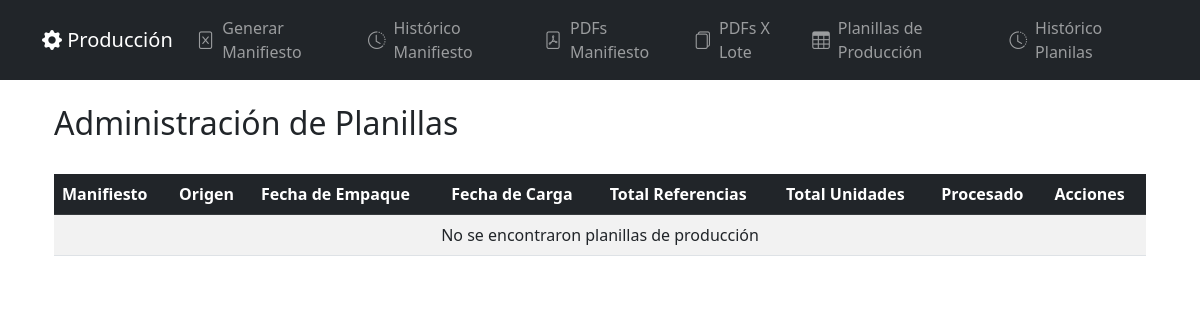
The page /production/admin/list/ on the database as committed earlier.
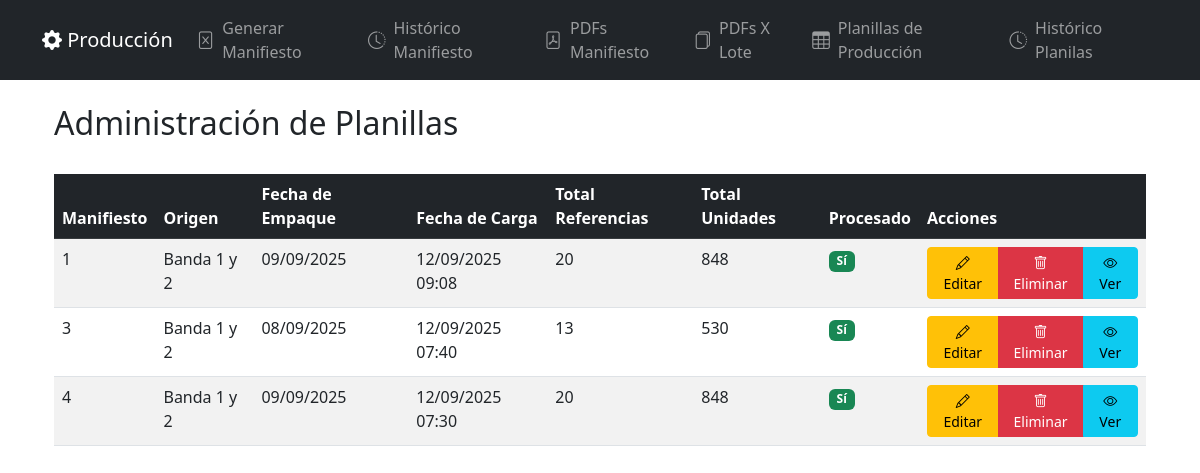
The same page on the database as committed later.
### production_sheets/models.py (models this page shows, shortened)
class ProductionSheet(models.Model):
    ORIGIN_CHOICES = [
        ('BANDA_1_2', 'Banda 1 y 2'),
        ('BANDA_4', 'Banda 4'),
    ]
    excel_file = models.FileField(
        upload_to='production_sheets/',
        validators=[FileExtensionValidator(allowed_extensions=['xlsx'])]
    )
    origin = models.CharField(max_length=10, choices=ORIGIN_CHOICES)
    manifest_number = models.CharField(max_length=100)
    packing_date = models.DateField()
    upload_date = models.DateTimeField(auto_now_add=True)
    processed = models.BooleanField(default=False)
    class Meta:
        constraints = []

### production_sheets/admin_views.py (the view)
# urls.py: path('admin/list/', admin_views.AdminListView.as_view(), name='admin_list'),
class AdminListView(AdminViewMixin, ListView):
    template_name = 'production_sheets/admin/list.html'
    context_object_name = 'sheets'
    def get_queryset(self):
        queryset = ProductionSheet.objects.annotate(
            total_refs=Count('productiondetail__ref', distinct=True),
            total_units=Sum('productiondetail__quantity')
        ).order_by('-upload_date')
        return queryset

### production_sheets/admin_views.py (called while the page is built)
    def test_func(self):
        return True

### production_sheets/templates/production_sheets/admin/list.html (shortened to what this page needs)
{% extends 'excel_processor/base.html' %}
{% load static %}
{% block content %}
<div class="container mt-4">
    <div class="d-flex justify-content-between align-items-center mb-4">
        <h2>Administración de Planillas</h2>
    </div>
    <div class="table-responsive">
        <table class="table table-striped table-hover">
            <thead class="table-dark">
                <tr>
                    <th>Manifiesto</th>
                    <th>Origen</th>
                    <th>Fecha de Empaque</th>
                    <th>Fecha de Carga</th>
                    <th>Total Referencias</th>
                    <th>Total Unidades</th>
                    <th>Procesado</th>
                    <th>Acciones</th>
                </tr>
            </thead>
            <tbody>
                {% for sheet in sheets %}
                <tr>
                    <td>{{ sheet.manifest_number }}</td>
                    <td>{{ sheet.get_origin_display }}</td>
                    <td>{{ sheet.packing_date|date:"d/m/Y" }}</td>
                    <td>{{ sheet.upload_date|date:"d/m/Y H:i" }}</td>
                    <td>{{ sheet.total_refs }}</td>
                    <td>{{ sheet.total_units }}</td>
                    <td>
                        {% if sheet.processed %}
                        <span class="badge bg-success">Sí</span>
                        {% else %}
                        <span class="badge bg-warning">No</span>
                        {% endif %}
                    </td>
                    <td>
                        <div class="btn-group" role="group">
                            <a href="{% url 'production_sheets:admin_edit' pk=sheet.pk %}" class="btn btn-warning btn-sm">
                                <i class="bi bi-pencil"></i> Editar
                            </a>
                            <a href="{% url 'production_sheets:admin_delete' pk=sheet.pk %}" class="btn btn-danger btn-sm">
                                <i class="bi bi-trash"></i> Eliminar
                            </a>
                            <a href="{% url 'production_sheets:production_sheet_detail' pk=sheet.pk %}" class="btn btn-info btn-sm">
                                <i class="bi bi-eye"></i> Ver
                            </a>
                        </div>
                    </td>
                </tr>
                {% empty %}
                <tr>
                    <td colspan="8" class="text-center">No se encontraron planillas de producción</td>
                </tr>
                {% endfor %}
            </tbody>
        </table>
    </div>
</div>
{% endblock %}

Rows that differ between the two databases and show on the page:
added ProductionSheet: manifest_number "1", origin "Banda 1 y 2", packing_date "09/09/2025", upload_date "12/09/2025 09:08", total_refs "20", total_units "848", processed "Sí"
added ProductionSheet: manifest_number "3", origin "Banda 1 y 2", packing_date "08/09/2025", upload_date "12/09/2025 07:40", total_refs "13", total_units "530", processed "Sí"
added ProductionSheet: manifest_number "4", origin "Banda 1 y 2", packing_date "09/09/2025", upload_date "12/09/2025 07:30", total_refs "20", total_units "848", processed "Sí"
Other text that changed with them:
text no longer shown: "No se encontraron planillas de producción"
